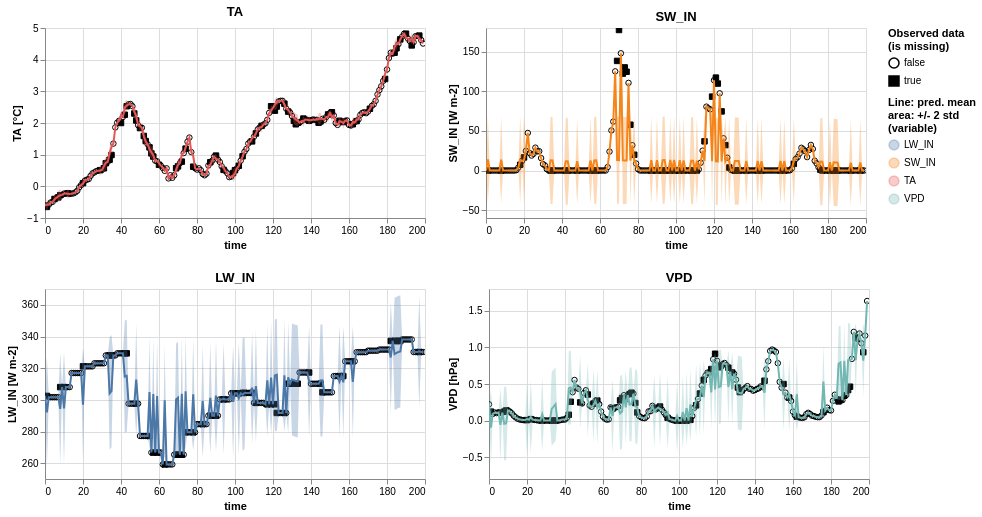

Write the Vega-Lite specification saved for this chart.
### Vega-Lite specification from a JSON file in a GitHub repository (floating-point values rounded to 4 significant figures; data arrays with more than 128 entries replaced by an {"elided": "..."} marker saying what was removed)
{"config": {"view": {"continuousWidth": 400, "continuousHeight": 300}}, "vconcat": [{"hconcat": [{"layer": [{"data": {"name": "data-846d82b44bbd742bda1667e7e7e5a47e"}, "mark": {"type": "point", "color": "black", "fillOpacity": 1, "strokeWidth": 1}, "encoding": {"fill": {"field": "is_missing", "legend": {"title": ["Observed data", "(is missing)"]}, "scale": {"range": ["#ffffff00", "black"]}, "type": "nominal"}, "shape": {"field": "is_missing", "type": "nominal"}, "x": {"field": "time", "type": "quantitative"}, "y": {"field": "value", "scale": {"zero": false}, "title": "TA [°C]", "type": "quantitative"}}}, {"layer": [{"mark": "errorband", "encoding": {"color": {"field": "variable", "legend": {"title": ["Line: pred. mean", "area: +/- 2 std", "(variable)"]}, "type": "nominal"}, "tooltip": [{"field": "std", "format": ".4", "type": "quantitative"}, {"field": "mean", "format": ".4", "type": "quantitative"}], "x": {"field": "time", "type": "quantitative"}, "y": {"field": "err_low", "scale": {"zero": false}, "title": "TA [°C]", "type": "quantitative"}, "y2": {"field": "err_high"}}, "height": 190, "transform": [{"calculate": "datum.mean - 2 * datum.std", "as": "err_low"}, {"calculate": "datum.mean + 2 * datum.std", "as": "err_high"}], "width": 380}, {"mark": "line", "encoding": {"color": {"field": "variable", "type": "nominal"}, "x": {"field": "time", "type": "quantitative"}, "y": {"field": "mean", "scale": {"zero": false}, "title": "TA [°C]", "type": "quantitative"}}, "selection": {"selector001": {"type": "interval", "bind": "scales", "encodings": ["x"]}}, "title": "TA"}], "data": {"name": "data-d5d237daec6bf01b05ad30612385ed2d"}}]}, {"layer": [{"data": {"name": "data-a7d5702c85911f3dd2a3058a7f03a75f"}, "mark": {"type": "point", "color": "black", "fillOpacity": 1, "strokeWidth": 1}, "encoding": {"fill": {"field": "is_missing", "legend": {"title": ["Observed data", "(is missing)"]}, "scale": {"range": ["#ffffff00", "black"]}, "type": "nominal"}, "shape": {"field": "is_missing", "type": "nominal"}, "x": {"field": "time", "type": "quantitative"}, "y": {"field": "value", "scale": {"zero": false}, "title": "SW_IN [W m-2]", "type": "quantitative"}}}, {"layer": [{"mark": "errorband", "encoding": {"color": {"field": "variable", "legend": {"title": ["Line: pred. mean", "area: +/- 2 std", "(variable)"]}, "type": "nominal"}, "tooltip": [{"field": "std", "format": ".4", "type": "quantitative"}, {"field": "mean", "format": ".4", "type": "quantitative"}], "x": {"field": "time", "type": "quantitative"}, "y": {"field": "err_low", "scale": {"zero": false}, "title": "SW_IN [W m-2]", "type": "quantitative"}, "y2": {"field": "err_high"}}, "height": 190, "transform": [{"calculate": "datum.mean - 2 * datum.std", "as": "err_low"}, {"calculate": "datum.mean + 2 * datum.std", "as": "err_high"}], "width": 380}, {"mark": "line", "encoding": {"color": {"field": "variable", "type": "nominal"}, "x": {"field": "time", "type": "quantitative"}, "y": {"field": "mean", "scale": {"zero": false}, "title": "SW_IN [W m-2]", "type": "quantitative"}}, "selection": {"selector001": {"type": "interval", "bind": "scales", "encodings": ["x"]}}, "title": "SW_IN"}], "data": {"name": "data-01767868e0fafd0a5a10c45864a5c566"}}]}]}, {"hconcat": [{"layer": [{"data": {"name": "data-7f7830a0c96b8c4fb62f33111a13b26b"}, "mark": {"type": "point", "color": "black", "fillOpacity": 1, "strokeWidth": 1}, "encoding": {"fill": {"field": "is_missing", "legend": {"title": ["Observed data", "(is missing)"]}, "scale": {"range": ["#ffffff00", "black"]}, "type": "nominal"}, "shape": {"field": "is_missing", "type": "nominal"}, "x": {"field": "time", "type": "quantitative"}, "y": {"field": "value", "scale": {"zero": false}, "title": "LW_IN [W m-2]", "type": "quantitative"}}}, {"layer": [{"mark": "errorband", "encoding": {"color": {"field": "variable", "legend": {"title": ["Line: pred. mean", "area: +/- 2 std", "(variable)"]}, "type": "nominal"}, "tooltip": [{"field": "std", "format": ".4", "type": "quantitative"}, {"field": "mean", "format": ".4", "type": "quantitative"}], "x": {"field": "time", "type": "quantitative"}, "y": {"field": "err_low", "scale": {"zero": false}, "title": "LW_IN [W m-2]", "type": "quantitative"}, "y2": {"field": "err_high"}}, "height": 190, "transform": [{"calculate": "datum.mean - 2 * datum.std", "as": "err_low"}, {"calculate": "datum.mean + 2 * datum.std", "as": "err_high"}], "width": 380}, {"mark": "line", "encoding": {"color": {"field": "variable", "type": "nominal"}, "x": {"field": "time", "type": "quantitative"}, "y": {"field": "mean", "scale": {"zero": false}, "title": "LW_IN [W m-2]", "type": "quantitative"}}, "selection": {"selector001": {"type": "interval", "bind": "scales", "encodings": ["x"]}}, "title": "LW_IN"}], "data": {"name": "data-e89dc56a40f894dc86f4d9ca67e5bf12"}}]}, {"layer": [{"data": {"name": "data-e9197ad81debd9547e657b5e2cc7e00c"}, "mark": {"type": "point", "color": "black", "fillOpacity": 1, "strokeWidth": 1}, "encoding": {"fill": {"field": "is_missing", "legend": {"title": ["Observed data", "(is missing)"]}, "scale": {"range": ["#ffffff00", "black"]}, "type": "nominal"}, "shape": {"field": "is_missing", "type": "nominal"}, "x": {"field": "time", "type": "quantitative"}, "y": {"field": "value", "scale": {"zero": false}, "title": "VPD [hPa]", "type": "quantitative"}}}, {"layer": [{"mark": "errorband", "encoding": {"color": {"field": "variable", "legend": {"title": ["Line: pred. mean", "area: +/- 2 std", "(variable)"]}, "type": "nominal"}, "tooltip": [{"field": "std", "format": ".4", "type": "quantitative"}, {"field": "mean", "format": ".4", "type": "quantitative"}], "x": {"field": "time", "type": "quantitative"}, "y": {"field": "err_low", "scale": {"zero": false}, "title": "VPD [hPa]", "type": "quantitative"}, "y2": {"field": "err_high"}}, "height": 190, "transform": [{"calculate": "datum.mean - 2 * datum.std", "as": "err_low"}, {"calculate": "datum.mean + 2 * datum.std", "as": "err_high"}], "width": 380}, {"mark": "line", "encoding": {"color": {"field": "variable", "type": "nominal"}, "x": {"field": "time", "type": "quantitative"}, "y": {"field": "mean", "scale": {"zero": false}, "title": "VPD [hPa]", "type": "quantitative"}}, "selection": {"selector001": {"type": "interval", "bind": "scales", "encodings": ["x"]}}, "title": "VPD"}], "data": {"name": "data-b7ece9e7f1778072c5f1b4abf9a1541c"}}]}]}, {"hconcat": []}, {"hconcat": []}, {"hconcat": []}, {"hconcat": []}, {"hconcat": []}, {"hconcat": []}, {"hconcat": []}, {"hconcat": []}, {"hconcat": []}, {"hconcat": []}, {"hconcat": []}, {"hconcat": []}, {"hconcat": []}, {"hconcat": []}, {"hconcat": []}, {"hconcat": []}, {"hconcat": []}, {"hconcat": []}, {"hconcat": []}, {"hconcat": []}, {"hconcat": []}, {"hconcat": []}, {"hconcat": []}, {"hconcat": []}, {"hconcat": []}, {"hconcat": []}, {"hconcat": []}, {"hconcat": []}, {"hconcat": []}, {"hconcat": []}, {"hconcat": []}, {"hconcat": []}, {"hconcat": []}, {"hconcat": []}, {"hconcat": []}, {"hconcat": []}, {"hconcat": []}, {"hconcat": []}, {"hconcat": []}, {"hconcat": []}, {"hconcat": []}, {"hconcat": []}, {"hconcat": []}, {"hconcat": []}, {"hconcat": []}, {"hconcat": []}, {"hconcat": []}, {"hconcat": []}, {"hconcat": []}, {"hconcat": []}, {"hconcat": []}, {"hconcat": []}, {"hconcat": []}, {"hconcat": []}, {"hconcat": []}, {"hconcat": []}, {"hconcat": []}, {"hconcat": []}, {"hconcat": []}, {"hconcat": []}, {"hconcat": []}, {"hconcat": []}, {"hconcat": []}, {"hconcat": []}, {"hconcat": []}, {"hconcat": []}, {"hconcat": []}, {"hconcat": []}, {"hconcat": []}, {"hconcat": []}, {"hconcat": []}, {"hconcat": []}, {"hconcat": []}, {"hconcat": []}, {"hconcat": []}, {"hconcat": []}, {"hconcat": []}, {"hconcat": []}, {"hconcat": []}, {"hconcat": []}, {"hconcat": []}, {"hconcat": []}, {"hconcat": []}, {"hconcat": []}, {"hconcat": []}, {"hconcat": []}, {"hconcat": []}, {"hconcat": []}, {"hconcat": []}, {"hconcat": []}, {"hconcat": []}, {"hconcat": []}, {"hconcat": []}, {"hconcat": []}, {"hconcat": []}, {"hconcat": []}, {"hconcat": []}, {"hconcat": []}, {"hconcat": []}, {"hconcat": []}, {"hconcat": []}, {"hconcat": []}, {"hconcat": []}, {"hconcat": []}, {"hconcat": []}, {"hconcat": []}, {"hconcat": []}, {"hconcat": []}, {"hconcat": []}, {"hconcat": []}, {"hconcat": []}, {"hconcat": []}, {"hconcat": []}, {"hconcat": []}, {"hconcat": []}, {"hconcat": []}, {"hconcat": []}, {"hconcat": []}, {"hconcat": []}, {"hconcat": []}, {"hconcat": []}, {"hconcat": []}, {"hconcat": []}, {"hconcat": []}, {"hconcat": []}, {"hconcat": []}, {"hconcat": []}, {"hconcat": []}, {"hconcat": []}, {"hconcat": []}, {"hconcat": []}, {"hconcat": []}, {"hconcat": []}, {"hconcat": []}, {"hconcat": []}, {"hconcat": []}, {"hconcat": []}, {"hconcat": []}, {"hconcat": []}, {"hconcat": []}, {"hconcat": []}, {"hconcat": []}, {"hconcat": []}, {"hconcat": []}, {"hconcat": []}, {"hconcat": []}, {"hconcat": []}, {"hconcat": []}, {"hconcat": []}, {"hconcat": []}, {"hconcat": []}, {"hconcat": []}, {"hconcat": []}, {"hconcat": []}, {"hconcat": []}, {"hconcat": []}, {"hconcat": []}, {"hconcat": []}, {"hconcat": []}, {"hconcat": []}, {"hconcat": []}, {"hconcat": []}, {"hconcat": []}, {"hconcat": []}, {"hconcat": []}, {"hconcat": []}, {"hconcat": []}, {"hconcat": []}, {"hconcat": []}, {"hconcat": []}, {"hconcat": []}, {"hconcat": []}, {"hconcat": []}, {"hconcat": []}, {"hconcat": []}, {"hconcat": []}, {"hconcat": []}, {"hconcat": []}, {"hconcat": []}, {"hconcat": []}, {"hconcat": []}, {"hconcat": []}, {"hconcat": []}, {"hconcat": []}, {"hconcat": []}, {"hconcat": []}, {"hconcat": []}, {"hconcat": []}, {"hconcat": []}, {"hconcat": []}, {"hconcat": []}, {"hconcat": []}, {"hconcat": []}, {"hconcat": []}, {"hconcat": []}, {"hconcat": []}, {"hconcat": []}, {"hconcat": []}, {"hconcat": []}, {"hconcat": []}, {"hconcat": []}, {"hconcat": []}, {"hconcat": []}, {"hconcat": []}, {"hconcat": []}, {"hconcat": []}, {"hconcat": []}, {"hconcat": []}, {"hconcat": []}, {"hconcat": []}, {"hconcat": []}, {"hconcat": []}, {"hconcat": []}, {"hconcat": []}, {"hconcat": []}, {"hconcat": []}, {"hconcat": []}, {"hconcat": []}, {"hconcat": []}, {"hconcat": []}, {"hconcat": []}, {"hconcat": []}, {"hconcat": []}, {"hconcat": []}, {"hconcat": []}, {"hconcat": []}, {"hconcat": []}, {"hconcat": []}, {"hconcat": []}, {"hconcat": []}, {"hconcat": []}, {"hconcat": []}, {"hconcat": []}, {"hconcat": []}, {"hconcat": []}, {"hconcat": []}, {"hconcat": []}, {"hconcat": []}, {"hconcat": []}, {"hconcat": []}, {"hconcat": []}, {"hconcat": []}, {"hconcat": []}, {"hconcat": []}, {"hconcat": []}, {"hconcat": []}, {"hconcat": []}, {"hconcat": []}, {"hconcat": []}, {"hconcat": []}, {"hconcat": []}, {"hconcat": []}, {"hconcat": []}, {"hconcat": []}, {"hconcat": []}, {"hconcat": []}, {"hconcat": []}, {"hconcat": []}, {"hconcat": []}, {"hconcat": []}, {"hconcat": []}, {"hconcat": []}, {"hconcat": []}, {"hconcat": []}, {"hconcat": []}, {"hconcat": []}, {"hconcat": []}, {"hconcat": []}, {"hconcat": []}, {"hconcat": []}, {"hconcat": []}, {"hconcat": []}, {"hconcat": []}, {"hconcat": []}, {"hconcat": []}, {"hconcat": []}, {"hconcat": []}, {"hconcat": []}, {"hconcat": []}, {"hconcat": []}, {"hconcat": []}, {"hconcat": []}, {"hconcat": []}, {"hconcat": []}, {"hconcat": []}, {"hconcat": []}, {"hconcat": []}, {"hconcat": []}, {"hconcat": []}, {"hconcat": []}, {"hconcat": []}, {"hconcat": []}, {"hconcat": []}, {"hconcat": []}, {"hconcat": []}, {"hconcat": []}, {"hconcat": []}, {"hconcat": []}, {"hconcat": []}, {"hconcat": []}, {"hconcat": []}, {"hconcat": []}, {"hconcat": []}, {"hconcat": []}, {"hconcat": []}, {"hconcat": []}, {"hconcat": []}, {"hconcat": []}, {"hconcat": []}, {"hconcat": []}, {"hconcat": []}, {"hconcat": []}, {"hconcat": []}, {"hconcat": []}, {"hconcat": []}, {"hconcat": []}, {"hconcat": []}, {"hconcat": []}, {"hconcat": []}, {"hconcat": []}, {"hconcat": []}, {"hconcat": []}, {"hconcat": []}, {"hconcat": []}, {"hconcat": []}, {"hconcat": []}, {"hconcat": []}, {"hconcat": []}, {"hconcat": []}, {"hconcat": []}, {"hconcat": []}, {"hconcat": []}, {"hconcat": []}, {"hconcat": []}, {"hconcat": []}, {"hconcat": []}, {"hconcat": []}, {"hconcat": []}, {"hconcat": []}, {"hconcat": []}, {"hconcat": []}, {"hconcat": []}, {"hconcat": []}, {"hconcat": []}, {"hconcat": []}, {"hconcat": []}, {"hconcat": []}, {"hconcat": []}, {"hconcat": []}, {"hconcat": []}, {"hconcat": []}, {"hconcat": []}, {"hconcat": []}, {"hconcat": []}, {"hconcat": []}, {"hconcat": []}, {"hconcat": []}, {"hconcat": []}, {"hconcat": []}, {"hconcat": []}, {"hconcat": []}, {"hconcat": []}, {"hconcat": []}, {"hconcat": []}, {"hconcat": []}, {"hconcat": []}, {"hconcat": []}, {"hconcat": []}, {"hconcat": []}, {"hconcat": []}, {"hconcat": []}, {"hconcat": []}, {"hconcat": []}, {"hconcat": []}, {"hconcat": []}, {"hconcat": []}, {"hconcat": []}, {"hconcat": []}, {"hconcat": []}, {"hconcat": []}, {"hconcat": []}, {"hconcat": []}, {"hconcat": []}, {"hconcat": []}, {"hconcat": []}, {"hconcat": []}, {"hconcat": []}, {"hconcat": []}, {"hconcat": []}, {"hconcat": []}, {"hconcat": []}, {"hconcat": []}, {"hconcat": []}, {"hconcat": []}, {"hconcat": []}, {"hconcat": []}, {"hconcat": []}, {"hconcat": []}], "$schema": "https://vega.github.io/schema/vega-lite/v4.17.0.json", "datasets": {"data-846d82b44bbd742bda1667e7e7e5a47e": {"elided": "200 records"}, "data-d5d237daec6bf01b05ad30612385ed2d": {"elided": "200 records"}, "data-a7d5702c85911f3dd2a3058a7f03a75f": {"elided": "200 records"}, "data-01767868e0fafd0a5a10c45864a5c566": {"elided": "200 records"}, "data-7f7830a0c96b8c4fb62f33111a13b26b": {"elided": "200 records"}, "data-e89dc56a40f894dc86f4d9ca67e5bf12": {"elided": "200 records"}, "data-e9197ad81debd9547e657b5e2cc7e00c": {"elided": "200 records"}, "data-b7ece9e7f1778072c5f1b4abf9a1541c": {"elided": "200 records"}}}
